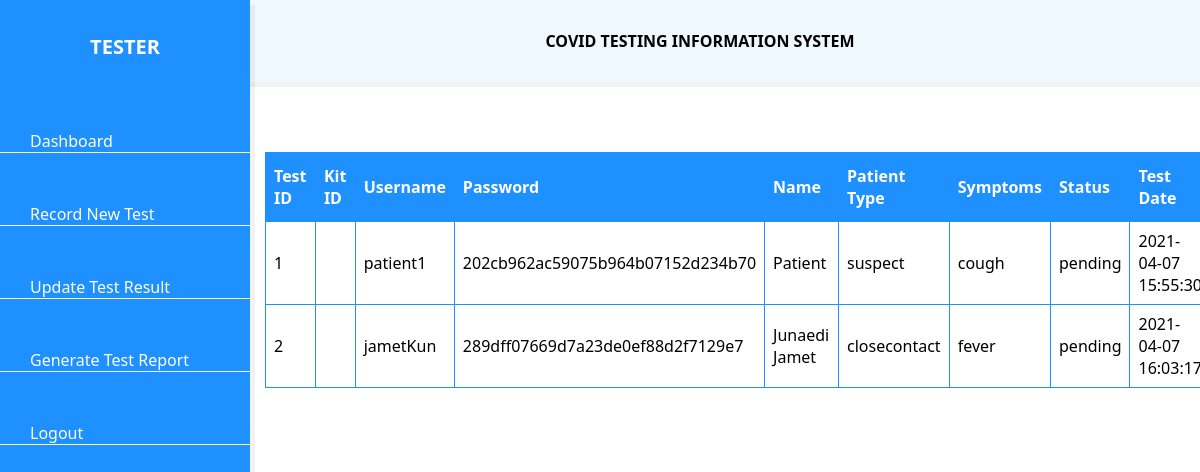
Page /PatientData.php (signed in) on the committed database.
### tables this page shows
CREATE TABLE `covidtest` (
  `testID` int(255) NOT NULL,
  `username` varchar(255) NOT NULL,
  `password` varchar(255) NOT NULL,
  `name` varchar(255) NOT NULL,
  `symptoms` varchar(255) NOT NULL,
  `patientType` varchar(255) NOT NULL,
  `status` varchar(255) NOT NULL,
  `testDate` timestamp NOT NULL DEFAULT CURRENT_TIMESTAMP
);

### PatientData.php (the view, shortened to what this page needs)
<?php
if (isset($_SESSION['username'])) {
?>
<!DOCTYPE html>
<html lang="en">
<head>
	<link rel="stylesheet" href="dashboardcss/style.css" />
	<link rel="stylesheet" href="dataTables.bootstrap4.min.css" />
</head>
<body>
	<div class="sidebar">
      <h2>Tester</h2>
      <ul class="nav">
        <li>
          <a href="dashboardTester.php">
            <span>Dashboard</span>
          </a>
        </li>
		<li>
          <a href="RecordNewTestForm.php">
            <span>Record New Test</span>
          </a>
        </li>
        <li>
          <a href="#">
            <span>Update Test Result</span>
          </a>
        </li>
        <li>
          <a href="#">
            <span>Generate Test Report</span>
          </a>
        </li>
        <li>
          <a href="Logout.php">
            <span>Logout</span>
          </a>
        </li>
      </ul>
    </div>
    <div class="main">
      <b>COVID TESTING INFORMATION SYSTEM</b>
    </div>
	<?php include "db_conn.php";?>
	<div style="overflow-x: auto;">
		<table id="patient">
			<thead>
				<tr>
					<th>Test ID</th>
					<th>Kit ID</th>
					<th>Username</th>
					<th>Password</th>
					<th>Name</th>
					<th>Patient Type</th>
                    <th>Symptoms</th>
					<th>Status</th>
					<th>Test Date</th>
				</tr>
			</thead>
			<tbody>
			<?php
				$data = mysqli_query($conn, "SELECT * FROM covidtest");
				while($display = mysqli_fetch_array($data)){
					echo "
					<tr>
						<td>$display[testID]</td>
						<td>$display[kitID]</td>
						<td>$display[username]</td>
						<td>$display[password]</td>
						<td>$display[name]</td>
						<td>$display[patientType]</td>
						<td>$display[symptoms]</td>
						<td>$display[status]</td>
						<td>$display[testDate]</td>
						<td>
							<a href='UpdateRecordNewTestForm.php?id=$display[testID]'> Update </a>
						</td>
					</tr>";
				}
			?>
			</tbody>
		</table>
	</div>
  </body>
</html>
<?php
}

### dashboardcss/style.css (style rules this page uses)
* { margin: 0; padding: 0; text-decoration: none; }
body { box-sizing: border-box; font-family: 'Segoe UI', Tahoma, Geneva, Verdana, sans-serif; }
.sidebar { position: fixed; background: #1E90FF; box-shadow: 5px 5px rgba(0, 0, 0, 0.05); width: 250px; height: 100%; top: 0; left: 0; z-index: 1; }
.sidebar h2 { text-align: center; font-size: 20px; text-transform: uppercase; color: #ffffff; background: #1E90FF; padding: 20px; font-weight: bold; }
.sidebar ul li { border-bottom: 1px solid #ffffff; margin: 50px 0; }
.sidebar ul li a { color: #ffffff; padding: 0 30px; }
.main { text-align: center; background: #F0F8FF; box-shadow: 5px 5px rgba(0, 0, 0, 0.05); margin-left: 200px; padding: 30px; }
h2 { color: #FFFFFF; text-align: center; margin-bottom: 40px; }
h2 { margin-top: 5%; }
#patient { border-collapse: collapse; width: 85.3%; margin-left: 265px; margin-top: 70px; }
#patient td, #patient th { border: 1px solid #1E90FF; padding: 8px; }
#patient th { padding-top: 12px; padding-bottom: 12px; text-align: left; background-color: #1E90FF; color: white; }

### rows in the picture
covidtest: testID "1", username "patient1", password "202cb962ac59075b964b07152d234b70", name "Patient", patientType "suspect", symptoms "cough", status "pending", testDate "2021-04-07…"
covidtest: testID "2", username "jametKun", password "289dff07669d7a23de0ef88d2f7129e7", name "Junaedi Jamet", patientType "closecontact", symptoms "fever", status "pending", testDate "2021-04-07…"
